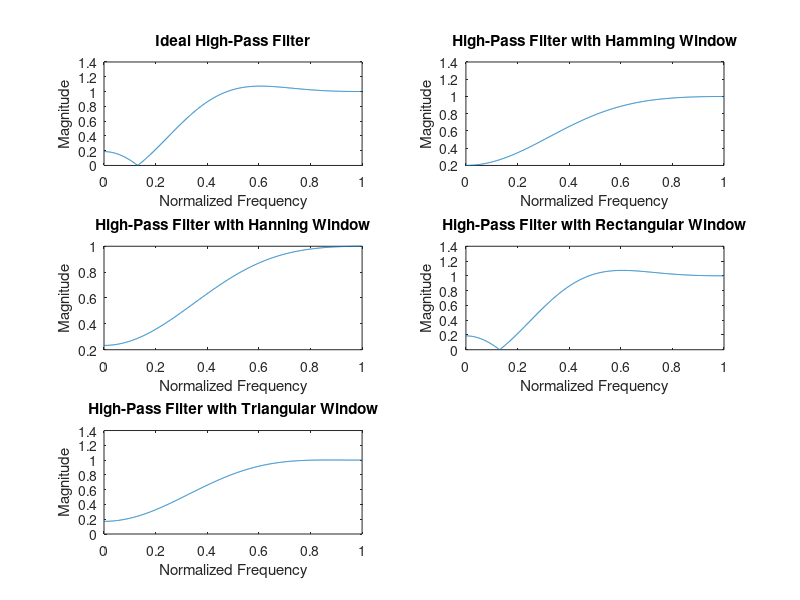

The MATLAB source for this figure: (Note: this script raises an error after producing the figure.)
% Define filter specifications
N = input('Enter the filter order (N): ');  % Filter order input
fc = 0.3;  % Cutoff frequency (normalized to Nyquist frequency)

% Frequency response calculation setup
f = linspace(0, 1, 1024);  % Frequency range from 0 to 1 (Nyquist)

% Design the high-pass filter using different windows

% Ideal high-pass filter
ideal_hp = fir1(N, fc, 'high', rectwin(N+1));  % Use rectwin for ideal case
[H_ideal, w] = freqz(ideal_hp, 1, f*pi);

% Using Hamming window
hamming_window = hamming(N+1);
hp_hamming = fir1(N, fc, 'high', hamming_window);
[H_hamming, ~] = freqz(hp_hamming, 1, f*pi);

% Using Hanning window
hanning_window = hanning(N+1);
hp_hanning = fir1(N, fc, 'high', hanning_window);
[H_hanning, ~] = freqz(hp_hanning, 1, f*pi);

% Using Rectangular window
rect_window = rectwin(N+1);
hp_rect = fir1(N, fc, 'high', rect_window);
[H_rect, ~] = freqz(hp_rect, 1, f*pi);

% Using Triangular (Bartlett) window
triangular_window = bartlett(N+1);
hp_triangular = fir1(N, fc, 'high', triangular_window);
[H_triangular, ~] = freqz(hp_triangular, 1, f*pi);

% Plot the frequency responses
figure;
subplot(3,2,1);
plot(w/pi, abs(H_ideal));
title('Ideal High-Pass Filter');
xlabel('Normalized Frequency');
ylabel('Magnitude');

subplot(3,2,2);
plot(w/pi, abs(H_hamming));
title('High-Pass Filter with Hamming Window');
xlabel('Normalized Frequency');
ylabel('Magnitude');

subplot(3,2,3);
plot(w/pi, abs(H_hanning));
title('High-Pass Filter with Hanning Window');
xlabel('Normalized Frequency');
ylabel('Magnitude');

subplot(3,2,4);
plot(w/pi, abs(H_rect));
title('High-Pass Filter with Rectangular Window');
xlabel('Normalized Frequency');
ylabel('Magnitude');

subplot(3,2,5);
plot(w/pi, abs(H_triangular));
title('High-Pass Filter with Triangular Window');
xlabel('Normalized Frequency');
ylabel('Magnitude');

% Adjust layout and add labels
sgtitle('High-Pass Filter Designs Using Different Windows');
